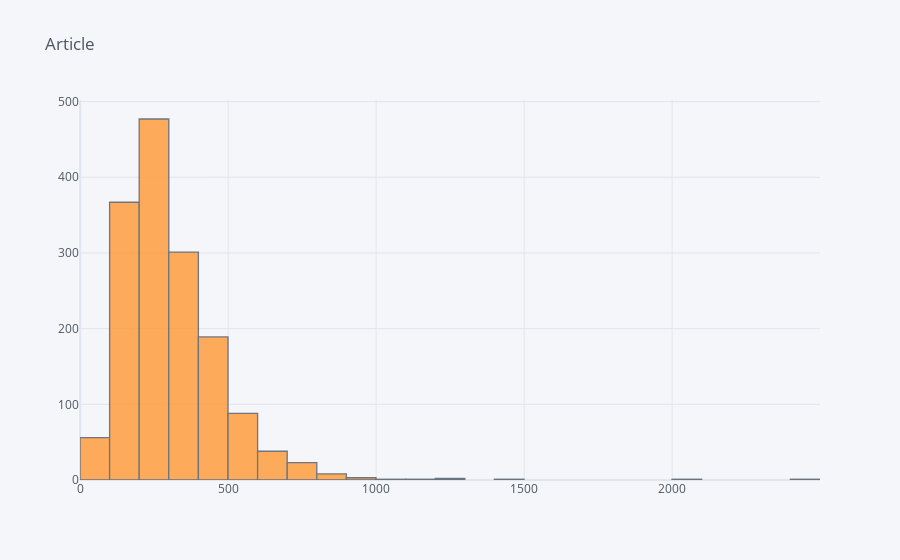
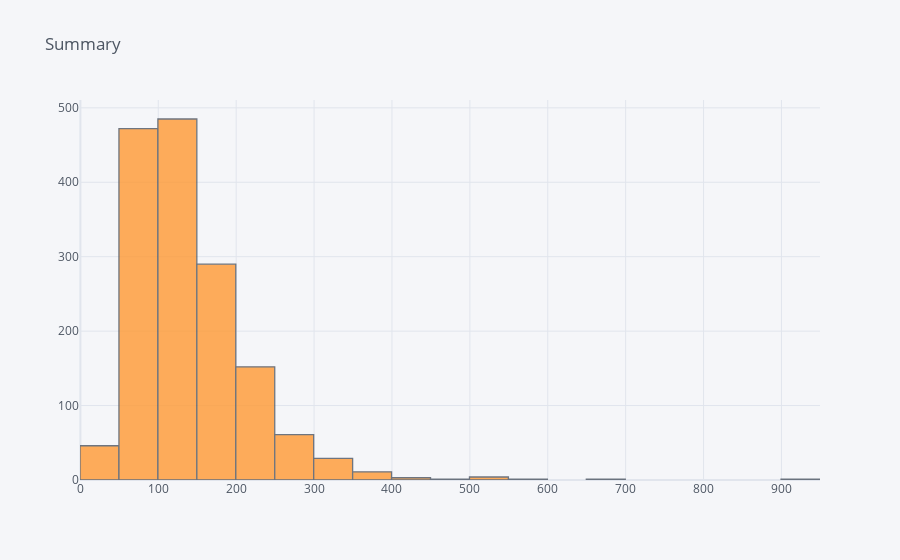

Notebook cell for these charts, in order:
### Markdown cell above
<h3><center> Understanding the distribution of the sequences <center> </h3>

### Code cell
art_len=[len(i.split()) for i in X_train]
sum_len=[len(i.split()) for i in Y_train]
data = pd.DataFrame({"art_len":art_len, "sum_len":sum_len})
data["art_len"].iplot(kind = 'hist', bins = 25, title="Article")
data["sum_len"].iplot(kind = "hist", bins = 25, title="Summary")

### Figure 1 — Plotly figure (JSON) as saved in the notebook; plotly's stock layout.template omitted (floating-point values rounded to 4 significant figures; data arrays with more than 128 entries replaced by an {"elided": "..."} marker saying what was removed)
{"data": [{"histfunc": "count", "histnorm": "", "marker": {"color": "rgba(255, 153, 51, 1.0)", "line": {"color": "#4D5663", "width": 1.3}}, "name": "art_len", "nbinsx": 25, "opacity": 0.8, "orientation": "v", "type": "histogram", "x": {"elided": "1557 int values"}}], "layout": {"barmode": "overlay", "legend": {"bgcolor": "#F5F6F9", "font": {"color": "#4D5663"}}, "paper_bgcolor": "#F5F6F9", "plot_bgcolor": "#F5F6F9", "title": {"font": {"color": "#4D5663"}, "text": "Article"}, "xaxis": {"gridcolor": "#E1E5ED", "showgrid": true, "tickfont": {"color": "#4D5663"}, "title": {"font": {"color": "#4D5663"}, "text": ""}, "zerolinecolor": "#E1E5ED"}, "yaxis": {"gridcolor": "#E1E5ED", "showgrid": true, "tickfont": {"color": "#4D5663"}, "title": {"font": {"color": "#4D5663"}, "text": ""}, "zerolinecolor": "#E1E5ED"}}}

### Figure 2 — Plotly figure (JSON) as saved in the notebook; plotly's stock layout.template omitted (floating-point values rounded to 4 significant figures; data arrays with more than 128 entries replaced by an {"elided": "..."} marker saying what was removed)
{"data": [{"histfunc": "count", "histnorm": "", "marker": {"color": "rgba(255, 153, 51, 1.0)", "line": {"color": "#4D5663", "width": 1.3}}, "name": "sum_len", "nbinsx": 25, "opacity": 0.8, "orientation": "v", "type": "histogram", "x": {"elided": "1557 int values"}}], "layout": {"barmode": "overlay", "legend": {"bgcolor": "#F5F6F9", "font": {"color": "#4D5663"}}, "paper_bgcolor": "#F5F6F9", "plot_bgcolor": "#F5F6F9", "title": {"font": {"color": "#4D5663"}, "text": "Summary"}, "xaxis": {"gridcolor": "#E1E5ED", "showgrid": true, "tickfont": {"color": "#4D5663"}, "title": {"font": {"color": "#4D5663"}, "text": ""}, "zerolinecolor": "#E1E5ED"}, "yaxis": {"gridcolor": "#E1E5ED", "showgrid": true, "tickfont": {"color": "#4D5663"}, "title": {"font": {"color": "#4D5663"}, "text": ""}, "zerolinecolor": "#E1E5ED"}}}
